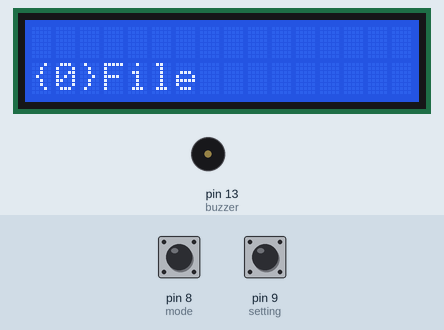
The sketch below on a simulated Arduino Uno, built with avr-gcc and run on an emulated ATmega328P. On the bench: 16×2 character LCD, buzzer (waves = sounding). The inputs (shaded band) are chosen by the test bench; at power-on: pin 8 (mode) HIGH, pin 9 (setting) HIGH.

Above: at 1.2 s.
1.3 s: pin 8 (mode) pulled LOW for 0.15 s
At 2.6 s:
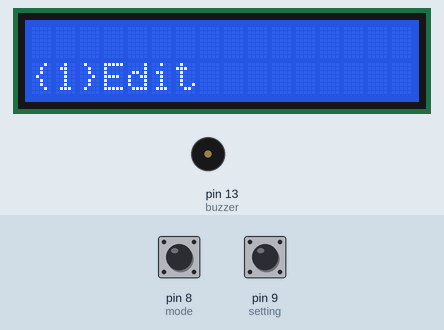
2.9 s: pin 9 (setting) pulled LOW for 0.15 s
At 4.1 s:
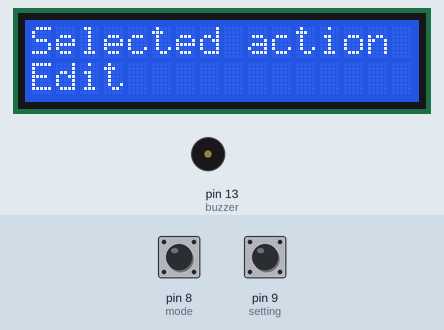
4.5 s: pin 8 (mode) pulled LOW for 1 s
At 6.6 s:
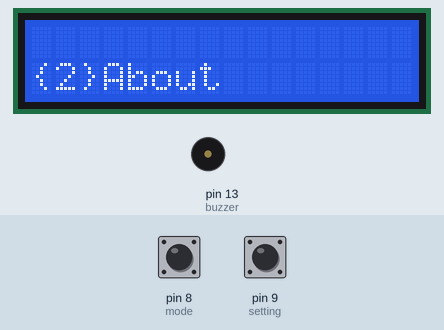
7.0 s: pin 9 (setting) pulled LOW for 1 s
At 8.5 s:
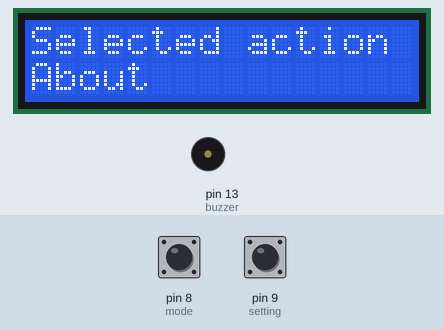
9.5 s: pin 8 (mode) pulled LOW for 0.15 s
At 9.66 s:
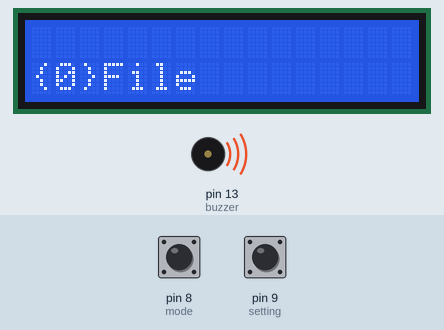
11.1 s: pin 9 (setting) pulled LOW for 0.15 s
At 11.5 s:
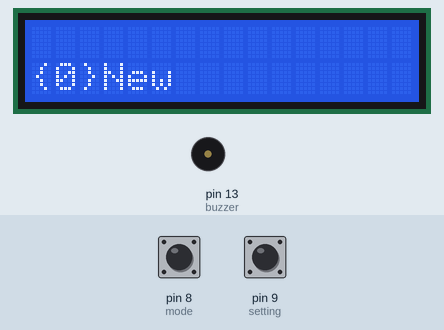
Timing chart, 0 to 13.7 s (numbered marks = the images above; inputs shaded):
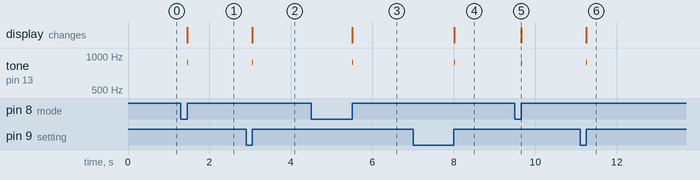

The sketch:

ButtonMenu.ino
```cpp
/*

*/
#include <LiquidCrystal.h>
#include "MenuSystem.h"

//actions
#define actionFileNew  100
#define actionEdit  101
#define actionAbout 102
#define actionTop   200

//buttons pins
#define mode  8
#define setting  9
#define buzzer 13 //or signal led
#define LCD_Power 7

String inputString = "";         // a String to hold incoming data
boolean stringComplete = false;  // whether the string is complete
long mil;

pMenuSystem mainMenu;
MenuIterator currentlevel;
//String menu[3] = {"\n[0]-File \n[1]- Edit \n[2]-exit", "\n[0]-Save \n[1]-Print \n[2]-exit", "\n[0]-Copy \n[1]-Paste \n[2]-exit"};
byte mode_pressed;
byte setting_pressed;

void setup() {
  // initialize serial:
  Serial.begin(9600);
  lcd.begin(16, 2);
  pinMode(mode, INPUT_PULLUP);
  pinMode(setting, INPUT_PULLUP);
  pinMode(LCD_Power, INPUT_PULLUP);
  digitalWrite(LCD_Power,HIGH);
  // reserve 200 bytes for the inputString:
  inputString.reserve(200);
  setupMenu();
  currentlevel.GoInto(mainMenu);
  currentlevel.Print();
  currentlevel.connectActions(onMenuSelect);
  mil = millis();
}

void loop() {
    monitor_pins();
    if (millis() - mil > 10000) {
    }
}

void monitor_pins(){
  byte temp;

  temp = digitalRead(mode);
  if (mode_pressed & temp){
  currentlevel.MoveDown();
  tone(buzzer, 880, 1000/64);
  delay(250);
  }
  mode_pressed =!temp;

  temp = digitalRead(setting);
  if (setting_pressed & temp){
  currentlevel.Select();
  tone(buzzer, 880, 1000/64);
  delay(250);
  }
   setting_pressed =!temp;
}

void setupMenu(){

mainMenu = new MenuSystem;
mainMenu->items = new MenuItem[3];;
mainMenu->count = 3;
mainMenu->items[0].text = "File";
mainMenu->items[0].action = 0;
mainMenu->items[1].text = "Edit";
mainMenu->items[1].action = actionEdit;
mainMenu->items[2].text = "About";
mainMenu->items[2].action = actionAbout;

pMenuSystem fileMenu = new MenuSystem;
fileMenu->items = new MenuItem[2];
fileMenu->count = 2;
fileMenu->parentMenu = mainMenu;
fileMenu->items[0].text = "New";
fileMenu->items[0].action = actionFileNew;
fileMenu->items[1].text = "Top";
fileMenu->items[1].action = actionTop;
mainMenu->items[0].childMenu = fileMenu;
}

void onMenuSelect(MenuSystem* level, int selected){
 if(level->items[selected].childMenu){
        currentlevel.GoInto(level->items[selected].childMenu);
        currentlevel.Print();
      }else{
  lcd.clear();
  //lcd.autoscroll();
  lcd.print("Selected action ");
  lcd.setCursor(0, 1);
  lcd.print(level->items[selected].text);
  //lcd.noAutoscroll();
  //lcd.println(selected);
  }
  if(level->items[selected].action == actionTop){
    currentlevel.GoInto(level->parentMenu);
    currentlevel.currentItem = 0;
    currentlevel.Print();
  }
}
```

MenuSystem.h
```cpp
// include the library code:
#include <LiquidCrystal.h>

// initialize the library by associating any needed LCD interface pin
// with the arduino pin number it is connected to
const int rs = 12, en = 11, d4 = 5, d5 = 4, d6 = 3, d7 = 2;
LiquidCrystal lcd(rs, en, d4, d5, d6, d7);

typedef struct MenuItem *pMenuItem;
typedef struct MenuSystem *pMenuSystem;

struct  MenuItem{
  String text;
  byte action;
  pMenuSystem childMenu;
  MenuItem():childMenu(0){};
  };

struct MenuSystem{
  public:
  MenuItem* items;
  pMenuSystem parentMenu;
  MenuSystem():parentMenu(0){}
  byte count;
  };

class MenuIterator{
  public:
  MenuSystem* currentLevel;
  int currentItem;
  void GoInto(MenuSystem* level){ currentLevel = level;};
  void Print(){
    lcd.clear();
    lcd.setCursor(0, 1);

    lcd.print("{");lcd.print(currentItem);lcd.print("}");
    lcd.print(currentLevel->items[currentItem].text);
    }

  void Select(){
    if(currentItem > (currentLevel->count -1)){
      lcd.print("unexpected selection");
      Print();
    }else{
      DoAction(currentLevel, currentItem);
    }
  }
  void MoveDown(){
    currentItem++;
    if(currentItem > (currentLevel->count -1)) currentItem = 0;
    Print();
  }
  void (*DoAction)(MenuSystem* level, int);
  void connectActions(void (*_DoAction)(MenuSystem*,int)){DoAction=_DoAction;};
};
```

Measured:
- after the input at 1.3 s, tone on pin 13 (buzzer): silent → 880 Hz after 0.15 s, → silent 0.02 s later; the display: changes after 0.15 s (image 1)
- after the input at 2.9 s, tone on pin 13 (buzzer): silent → 880 Hz after 0.15 s, → silent 0.02 s later; the display: changes after 0.16 s (image 2)
- after the input at 4.5 s, tone on pin 13 (buzzer): silent → 880 Hz after 1.0 s, → silent 0.02 s later; the display: changes after 1.0 s (image 3)
- after the input at 7.0 s, tone on pin 13 (buzzer): silent → 880 Hz after 1.0 s, → silent 0.02 s later; the display: changes after 1.0 s (image 4)
- after the input at 9.5 s, tone on pin 13 (buzzer): silent → 880 Hz after 0.15 s, → silent 0.02 s later; the display: changes after 0.15 s (image 5)
- after the input at 11.1 s, tone on pin 13 (buzzer): silent → 880 Hz after 0.15 s, → silent 0.02 s later; the display: changes after 0.15 s (image 6)
